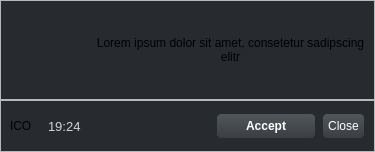
<?xml version="1.0" encoding="UTF-8"?>
<ui version="4.0">
 <class>Dialog</class>
 <widget class="QDialog" name="Dialog">
  <property name="geometry">
   <rect>
    <x>0</x>
    <y>0</y>
    <width>375</width>
    <height>152</height>
   </rect>
  </property>
  <property name="windowTitle">
   <string>Notification</string>
  </property>
  <property name="styleSheet">
   <string notr="true">QDialog {

	background-color: #272b30;
}

QPushButton {
	background-color: qlineargradient(spread:pad, x1:0, y1:0, x2:0, y2:1, stop:0 #52575c, stop:1 #3a3e41);

   border: none;
	color:#ffffff;
	padding:5px;
	border-radius : 5px;
   border: 1px solid #272b30;
}

QPushButton:hover {
	color: #3a3f44;
  background-color: #e6e6e6;
}


 *[warning=&quot;true&quot;]
{
	color:lightgrey;
	font-size:8pt;
}


 *[titleLabel=&quot;true&quot;]
{
	color:lightgrey;
	font-size:12pt;
	margin-right: 15px;
	font-family: Verdana;
	padding-bottom:5px;
}

 *[windowControlBtn=&quot;true&quot;]
{
	background-color: rgba(0,0,0,0);
	width: 18px;
	height: 18px;

}</string>
  </property>
  <layout class="QVBoxLayout">
   <property name="spacing">
    <number>0</number>
   </property>
   <property name="leftMargin">
    <number>0</number>
   </property>
   <property name="topMargin">
    <number>0</number>
   </property>
   <property name="rightMargin">
    <number>0</number>
   </property>
   <property name="bottomMargin">
    <number>0</number>
   </property>
   <item>
    <widget class="QFrame" name="eventContentFrame">
     <property name="frameShape">
      <enum>QFrame::Shape::StyledPanel</enum>
     </property>
     <property name="frameShadow">
      <enum>QFrame::Shadow::Raised</enum>
     </property>
     <layout class="QHBoxLayout" name="horizontalLayout" stretch="0,0">
      <item>
       <widget class="QLabel" name="labelImage">
        <property name="minimumSize">
         <size>
          <width>80</width>
          <height>80</height>
         </size>
        </property>
        <property name="maximumSize">
         <size>
          <width>64</width>
          <height>16777215</height>
         </size>
        </property>
        <property name="text">
         <string/>
        </property>
        <property name="alignment">
         <set>Qt::AlignmentFlag::AlignCenter</set>
        </property>
       </widget>
      </item>
      <item>
       <layout class="QVBoxLayout" name="verticalLayout" stretch="3">
        <property name="spacing">
         <number>0</number>
        </property>
        <item>
         <widget class="QLabel" name="labelEvent">
          <property name="minimumSize">
           <size>
            <width>32</width>
            <height>32</height>
           </size>
          </property>
          <property name="text">
           <string>Lorem ipsum dolor sit amet, consetetur sadipscing elitr</string>
          </property>
          <property name="alignment">
           <set>Qt::AlignmentFlag::AlignCenter</set>
          </property>
          <property name="wordWrap">
           <bool>true</bool>
          </property>
         </widget>
        </item>
       </layout>
      </item>
     </layout>
    </widget>
   </item>
   <item>
    <widget class="QFrame" name="eventButtonsFrame">
     <property name="sizePolicy">
      <sizepolicy hsizetype="Preferred" vsizetype="Fixed">
       <horstretch>0</horstretch>
       <verstretch>0</verstretch>
      </sizepolicy>
     </property>
     <property name="layoutDirection">
      <enum>Qt::LayoutDirection::LeftToRight</enum>
     </property>
     <property name="frameShape">
      <enum>QFrame::Shape::StyledPanel</enum>
     </property>
     <property name="frameShadow">
      <enum>QFrame::Shadow::Raised</enum>
     </property>
     <layout class="QHBoxLayout" name="_3">
      <item>
       <widget class="QLabel" name="labelIcon">
        <property name="minimumSize">
         <size>
          <width>32</width>
          <height>32</height>
         </size>
        </property>
        <property name="maximumSize">
         <size>
          <width>32</width>
          <height>32</height>
         </size>
        </property>
        <property name="text">
         <string>ICO</string>
        </property>
       </widget>
      </item>
      <item>
       <widget class="QLabel" name="labelTime">
        <property name="styleSheet">
         <string notr="true">QLabel {
	color: lightgrey;
	font-size: 13px;
}</string>
        </property>
        <property name="text">
         <string>19:24</string>
        </property>
       </widget>
      </item>
      <item>
       <spacer name="horizontalSpacer">
        <property name="orientation">
         <enum>Qt::Orientation::Horizontal</enum>
        </property>
        <property name="sizeHint" stdset="0">
         <size>
          <width>40</width>
          <height>20</height>
         </size>
        </property>
       </spacer>
      </item>
      <item>
       <widget class="QPushButton" name="eventAcceptButton">
        <property name="minimumSize">
         <size>
          <width>100</width>
          <height>0</height>
         </size>
        </property>
        <property name="font">
         <font>
          <bold>true</bold>
         </font>
        </property>
        <property name="text">
         <string>Accept</string>
        </property>
       </widget>
      </item>
      <item>
       <widget class="QPushButton" name="eventCloseButton">
        <property name="text">
         <string>Close</string>
        </property>
       </widget>
      </item>
     </layout>
    </widget>
   </item>
  </layout>
 </widget>
 <resources/>
 <connections>
  <connection>
   <sender>eventCloseButton</sender>
   <signal>clicked()</signal>
   <receiver>Dialog</receiver>
   <slot>hide()</slot>
   <hints>
    <hint type="sourcelabel">
     <x>159</x>
     <y>109</y>
    </hint>
    <hint type="destinationlabel">
     <x>199</x>
     <y>99</y>
    </hint>
   </hints>
  </connection>
 </connections>
</ui>
